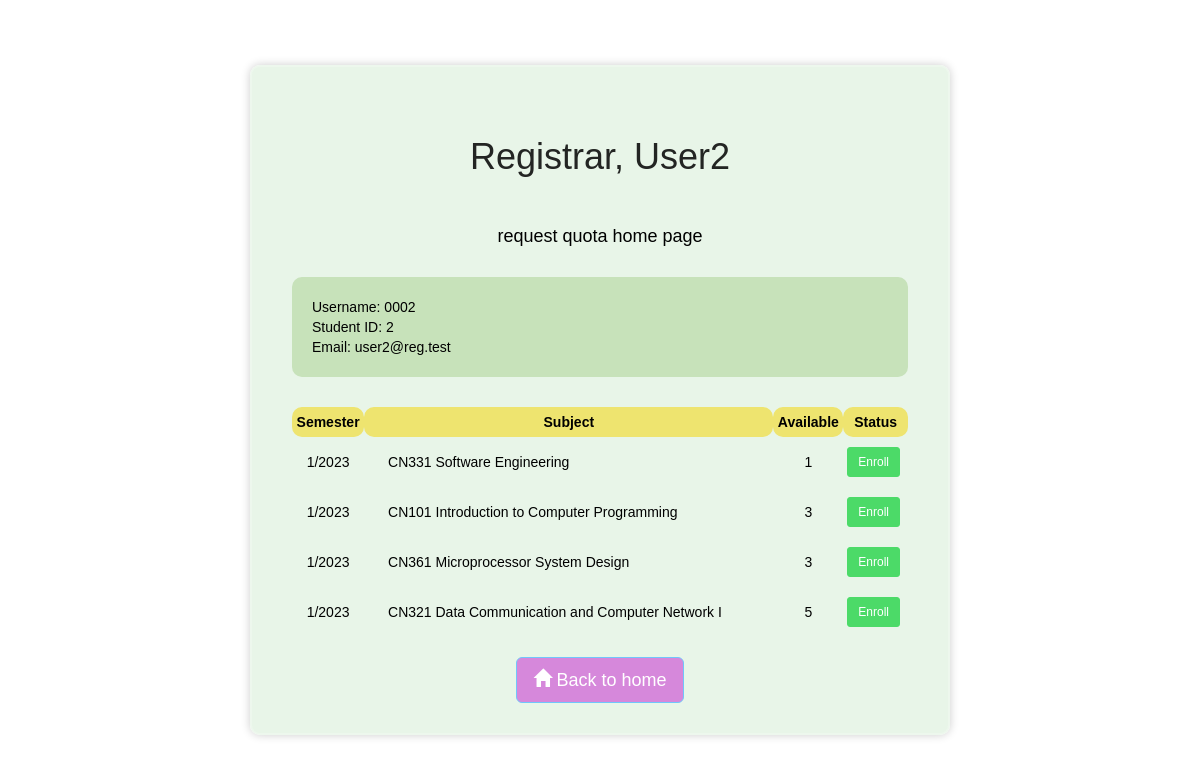
The page /regist/sublist/ (signed in) on the database its author committed.
### regist/models.py (models this page shows, shortened)
class Student(models.Model):
    user = models.OneToOneField(User, on_delete=models.CASCADE, primary_key=True)
    s_id = models.PositiveIntegerField()

class Subject(models.Model):
    sub_id = models.CharField(max_length=5, primary_key='True')
    sub_name = models.CharField(max_length=64)
    capacity  = models.PositiveIntegerField()
    status = models.BooleanField()
    semester = models.PositiveIntegerField()
    year = models.PositiveIntegerField()
    def __str__(self):
        return f'{self.sub_id} {self.sub_name}'

### regist/views.py (the view)
# urls.py: path('sublist/', views.sublist, name='sublist'),
def sublist(request):
    student = Student.objects.get(user_id=request.user)
    subjects = Subject.objects.all()
    data = {'student': student,
            'subjects': subjects}
    if not request.user.is_authenticated:
        return HttpResponseRedirect(reverse('login'))
    return render(request, 'sublist.html', data)

### regist/templates/sublist.html (shortened to what this page needs)
<!DOCTYPE html>
<html lang="en">
<head>
    <link rel="stylesheet" href="https://maxcdn.bootstrapcdn.com/bootstrap/3.3.7/css/bootstrap.min.css">
</head>
<body>
<div class="wrapper">
    {% extends 'layout.html' %}
    {% block body %}
    <h1 style="margin: 0px; padding: 40px; opacity: 85%;"><center>Registrar, {{ student.user.first_name }}</center></h1>
    <h4><center>request quota home page</center></h4>
    <br>
    <p style="padding: 20px; background: rgb(199, 226, 186); border-radius: 10px;">
        Username: {{ student.user.username }}<br>
        Student ID: {{student.s_id}}<br>
        Email: {{ student.user.email }}<br>
    </p>
    <br>
    <table>
        <tr style="background: rgb(238, 228, 111);">
            <th><center>Semester</center></th>
            <th><center>Subject</center></th>
            <th><center>Available</center></th>
            <th><center>Status</center></th>
        </tr>
        {% for subject in subjects %}
        <tr style="background:none;">
            <td><center>{{ subject.semester }}/{{ subject.year }}</center></td>
            <td style="text-indent: 20px;"><div>&nbsp;{{ subject }}</td>
            <td><center>{{ subject.capacity }}</center></td>
            {% if subject.capacity == 0 %}
                <td><center>Not available</center></td>
            {% else %}
                <td><center><a href="{% url 'regist:enroll' subject.sub_id %}" class="btn btn-default btn-sm" style="background-color: rgb(76, 218, 104); border-color: rgb(76, 218, 104); color: white;">
                    Enroll</a>&nbsp;</center></div></td>
            {% endif %}
        </tr>
        {% endfor %}
    <br>
    <div style="float: bottom;"><center>
        <a href="{% url 'users:index' %}" class="btn btn-info btn-lg" style="background-color: rgb(214, 136, 219); border-color: rgb(112, 198, 251) ; color: white; size: 10%;">
        <span class="glyphicon glyphicon-home"></span>&nbsp;Back to home</a>
    </center></div>
    {% endblock %}

### regist/templates/sublist.html (style rules this page uses)
* { margin: 0; padding: 0; box-sizing: border-box; font-family: "Poppins",sans-serif ; }
table { width: 100%; }
th { height: 30px; border: transparent; border-collapse: collapse; border-radius: 10px; }
td { height: 50px; border: transparent; border-collapse: collapse; margin: 20px; }
body { display: flex; justify-content: center; align-items: center; min-height: 100vh; background: url(https://scontent.fbkk6-2.fna.fbcdn.net/v/t1.6435-9/126241817_2784599285144060_6235241575451976301_n.jpg?_nc_cat=104&ccb=1-7&_nc_sid=730e14&_nc_ohc=a1JnMY5ndv0AX_8v_y8&_nc_ht=scontent.fbkk6-2.fna&oh=00_AfAeCyU9zqt1GsqGxPAbKRsN7z6QxoQW5Ln9T2Buyc-V1w&oe=6548F25B); background-size: cover; background-position: center; padding: 50px; }
.wrapper { width: 700px; background: rgba(231, 245, 231, 0.945); border: 2px solid rgba(255, 255, 255, .2); backdrop-filter: blur(60px); box-shadow:0 0 10px rgba(0, 0, 0, .2) ; color:black; border-radius: 10px; padding: 30px 40px; }

### rows shown on the page
Student: user.first_name "User2", user.username "0002", s_id "2", user.email "user2@reg.test"
Subject: semester "1", year "2023", sub_id+sub_name "CN331 Software Engineering", capacity "1", shows "Enroll"
Subject: semester "1", year "2023", sub_id+sub_name "CN101 Introduction to Computer Programming", capacity "3", shows "Enroll"
Subject: semester "1", year "2023", sub_id+sub_name "CN361 Microprocessor System Design", capacity "3", shows "Enroll"
Subject: semester "1", year "2023", sub_id+sub_name "CN321 Data Communication and Computer Network I", capacity "5", shows "Enroll"
